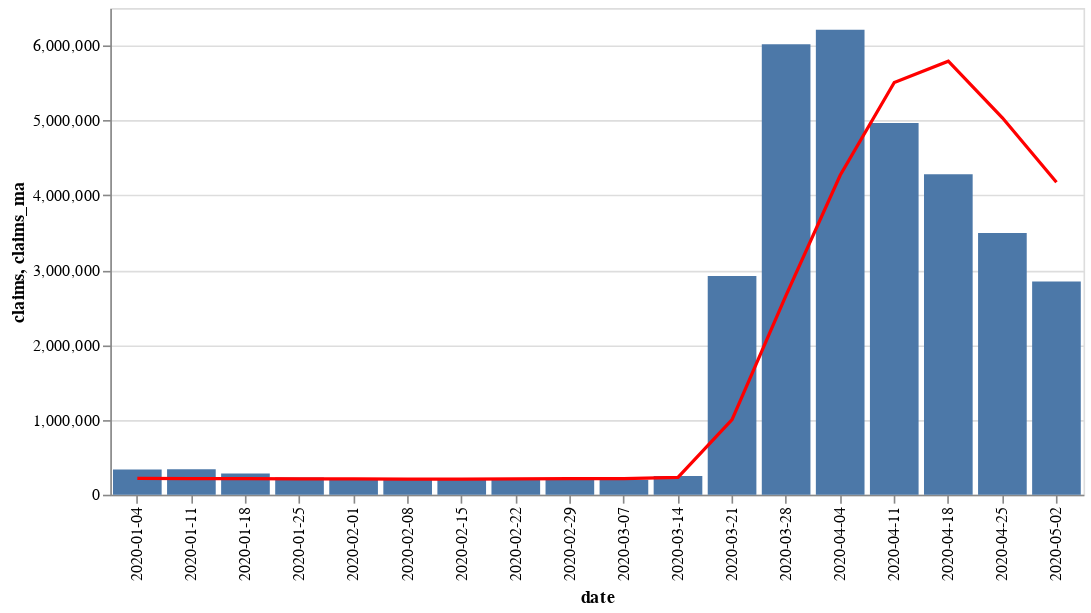

Here is the notebook cell this chart was saved with:
### Markdown cell above
## National Graph

This shows the total number of national unemployement claims filed on a weekly basis starting at the beginning of the year. The red line is the 4-week moving average of the seasonal adjusted number of unemployment claims per week.

### Code cell
base = alt.Chart(nat_claims).encode(x='date')

bar = base.mark_bar().encode(y='claims')

line =  base.mark_line(color='red').encode(
    y='claims_ma'
)

(bar + line).properties(width=600)

### Figure 1 — Vega-Lite specification as saved in the notebook (floating-point values rounded to 4 significant figures)
{"config": {"view": {"continuousWidth": 400, "continuousHeight": 300}}, "layer": [{"mark": "bar", "encoding": {"x": {"type": "nominal", "field": "date"}, "y": {"type": "quantitative", "field": "claims"}}}, {"mark": {"type": "line", "color": "red"}, "encoding": {"x": {"type": "nominal", "field": "date"}, "y": {"type": "quantitative", "field": "claims_ma"}}}], "data": {"name": "data-3dd755020fb79716f23043daf1657a7f"}, "width": 600, "$schema": "https://vega.github.io/schema/vega-lite/v4.8.1.json", "datasets": {"data-3dd755020fb79716f23043daf1657a7f": [{"date": "2020-01-04", "claims": 335480, "claims_sa": 212000, "claims_ma": 219750, "insured_newly_unemployed_rate": 0.23, "covered_employment": 145230691, "pct_lastweek": 7.3, "pct_lastyear": -4.3, "pct_lastweek_sa": -3.6, "pct_lastyear_sa": -3.6, "pct_lastweek_ma": -2.8, "pct_lastyear_ma": -0.5, "cont_claims": 2249000.0, "cont_claims_sa": 1759000.0, "cont_claims_ma": 1744000.0, "insured_unemployed_rate": 1.55, "insured_unemployed_rate_sa": 1.21, "cont_claims_pct_lastweek": 4.7, "cont_claims_pct_lastyear": 3.5, "cont_claims_pct_lastweek_sa": -0.9, "cont_claims_pct_lastyear_sa": 2.9, "cont_claims_pct_lastweek_ma": 0.5, "cont_claims_pct_lastyear_ma": 2.3}, {"date": "2020-01-11", "claims": 338550, "claims_sa": 207000, "claims_ma": 214250, "insured_newly_unemployed_rate": 0.23, "covered_employment": 145230691, "pct_lastweek": 0.9, "pct_lastyear": -1.5, "pct_lastweek_sa": -2.4, "pct_lastyear_sa": -4.2, "pct_lastweek_ma": -2.5, "pct_lastyear_ma": -2.9, "cont_claims": 2142000.0, "cont_claims_sa": 1735000.0, "cont_claims_ma": 1749000.0, "insured_unemployed_rate": 1.47, "insured_unemployed_rate_sa": 1.19, "cont_claims_pct_lastweek": -4.8, "cont_claims_pct_lastyear": 2.5, "cont_claims_pct_lastweek_sa": -1.4, "cont_claims_pct_lastyear_sa": 2.0, "cont_claims_pct_lastweek_ma": 0.3, "cont_claims_pct_lastyear_ma": 2.5}, {"date": "2020-01-18", "claims": 282088, "claims_sa": 220000, "claims_ma": 214750, "insured_newly_unemployed_rate": 0.19, "covered_employment": 145230691, "pct_lastweek": -16.7, "pct_lastyear": 4.7, "pct_lastweek_sa": 6.3, "pct_lastyear_sa": 5.3, "pct_lastweek_ma": 0.2, "pct_lastyear_ma": -1.6, "cont_claims": 2079000.0, "cont_claims_sa": 1704000.0, "cont_claims_ma": 1743000.0, "insured_unemployed_rate": 1.43, "insured_unemployed_rate_sa": 1.17, "cont_claims_pct_lastweek": -2.9, "cont_claims_pct_lastyear": -2.2, "cont_claims_pct_lastweek_sa": -1.8, "cont_claims_pct_lastyear_sa": -2.2, "cont_claims_pct_lastweek_ma": -0.3, "cont_claims_pct_lastyear_ma": 2.0}, {"date": "2020-01-25", "claims": 229002, "claims_sa": 212000, "claims_ma": 212750, "insured_newly_unemployed_rate": 0.16, "covered_employment": 145230691, "pct_lastweek": -18.8, "pct_lastyear": -8.6, "pct_lastweek_sa": -3.6, "pct_lastyear_sa": -10.2, "pct_lastweek_ma": -0.9, "pct_lastyear_ma": -3.4, "cont_claims": 2153000.0, "cont_claims_sa": 1753000.0, "cont_claims_ma": 1738000.0, "insured_unemployed_rate": 1.48, "insured_unemployed_rate_sa": 1.21, "cont_claims_pct_lastweek": 3.5, "cont_claims_pct_lastyear": 2.6, "cont_claims_pct_lastweek_sa": 2.9, "cont_claims_pct_lastyear_sa": 2.2, "cont_claims_pct_lastweek_ma": -0.3, "cont_claims_pct_lastyear_ma": 1.2}, {"date": "2020-02-01", "claims": 224664, "claims_sa": 201000, "claims_ma": 210000, "insured_newly_unemployed_rate": 0.15, "covered_employment": 145230691, "pct_lastweek": -1.9, "pct_lastyear": -11.6, "pct_lastweek_sa": -5.2, "pct_lastyear_sa": -12.6, "pct_lastweek_ma": -1.3, "pct_lastyear_ma": -5.7, "cont_claims": 2088000.0, "cont_claims_sa": 1678000.0, "cont_claims_ma": 1718000.0, "insured_unemployed_rate": 1.44, "insured_unemployed_rate_sa": 1.16, "cont_claims_pct_lastweek": -3.0, "cont_claims_pct_lastyear": -2.6, "cont_claims_pct_lastweek_sa": -4.3, "cont_claims_pct_lastyear_sa": -2.5, "cont_claims_pct_lastweek_ma": -1.2, "cont_claims_pct_lastyear_ma": -0.1}, {"date": "2020-02-08", "claims": 219601, "claims_sa": 204000, "claims_ma": 209250, "insured_newly_unemployed_rate": 0.15, "covered_employment": 145230691, "pct_lastweek": -2.3, "pct_lastyear": -9.5, "pct_lastweek_sa": 1.5, "pct_lastyear_sa": -10.5, "pct_lastweek_ma": -0.4, "pct_lastyear_ma": -7.3, "cont_claims": 2099000.0, "cont_claims_sa": 1729000.0, "cont_claims_ma": 1716000.0, "insured_unemployed_rate": 1.45, "insured_unemployed_rate_sa": 1.19, "cont_claims_pct_lastweek": 0.6, "cont_claims_pct_lastyear": 0.7, "cont_claims_pct_lastweek_sa": 3.0, "cont_claims_pct_lastyear_sa": 0.8, "cont_claims_pct_lastweek_ma": -0.1, "cont_claims_pct_lastyear_ma": -0.4}, {"date": "2020-02-15", "claims": 209336, "claims_sa": 215000, "claims_ma": 208000, "insured_newly_unemployed_rate": 0.14, "covered_employment": 145230691, "pct_lastweek": -4.7, "pct_lastyear": -0.6, "pct_lastweek_sa": 5.4, "pct_lastyear_sa": -1.4, "pct_lastweek_ma": -0.6, "pct_lastyear_ma": -8.8, "cont_claims": 2062000.0, "cont_claims_sa": 1693000.0, "cont_claims_ma": 1713000.0, "insured_unemployed_rate": 1.42, "insured_unemployed_rate_sa": 1.17, "cont_claims_pct_lastweek": -1.8, "cont_claims_pct_lastyear": -3.0, "cont_claims_pct_lastweek_sa": -2.1, "cont_claims_pct_lastyear_sa": -2.8, "cont_claims_pct_lastweek_ma": -0.2, "cont_claims_pct_lastyear_ma": -0.6}, {"date": "2020-02-22", "claims": 199278, "claims_sa": 220000, "claims_ma": 210000, "insured_newly_unemployed_rate": 0.14, "covered_employment": 145230691, "pct_lastweek": -4.8, "pct_lastyear": -1.9, "pct_lastweek_sa": 2.3, "pct_lastyear_sa": -1.8, "pct_lastweek_ma": 1.0, "pct_lastyear_ma": -6.7, "cont_claims": 2105000.0, "cont_claims_sa": 1720000.0, "cont_claims_ma": 1705000.0, "insured_unemployed_rate": 1.45, "insured_unemployed_rate_sa": 1.18, "cont_claims_pct_lastweek": 2.1, "cont_claims_pct_lastyear": -0.3, "cont_claims_pct_lastweek_sa": 1.6, "cont_claims_pct_lastyear_sa": -1.1, "cont_claims_pct_lastweek_ma": -0.5, "cont_claims_pct_lastyear_ma": -1.4}, {"date": "2020-02-29", "claims": 216982, "claims_sa": 217000, "claims_ma": 214000, "insured_newly_unemployed_rate": 0.15, "covered_employment": 145230691, "pct_lastweek": 8.9, "pct_lastyear": -1.6, "pct_lastweek_sa": -1.4, "pct_lastyear_sa": -1.4, "pct_lastweek_ma": 1.9, "pct_lastyear_ma": -3.8, "cont_claims": 2057000.0, "cont_claims_sa": 1699000.0, "cont_claims_ma": 1710000.0, "insured_unemployed_rate": 1.42, "insured_unemployed_rate_sa": 1.17, "cont_claims_pct_lastweek": -2.3, "cont_claims_pct_lastyear": -1.5, "cont_claims_pct_lastweek_sa": -1.2, "cont_claims_pct_lastyear_sa": -1.8, "cont_claims_pct_lastweek_ma": 0.3, "cont_claims_pct_lastyear_ma": -1.2}, {"date": "2020-03-07", "claims": 200382, "claims_sa": 211000, "claims_ma": 215750, "insured_newly_unemployed_rate": 0.14, "covered_employment": 145230691, "pct_lastweek": -7.7, "pct_lastyear": -4.3, "pct_lastweek_sa": -2.8, "pct_lastyear_sa": -5.8, "pct_lastweek_ma": 0.8, "pct_lastyear_ma": -2.6, "cont_claims": 1977000.0, "cont_claims_sa": 1702000.0, "cont_claims_ma": 1704000.0, "insured_unemployed_rate": 1.36, "insured_unemployed_rate_sa": 1.17, "cont_claims_pct_lastweek": -3.9, "cont_claims_pct_lastyear": -1.5, "cont_claims_pct_lastweek_sa": 0.2, "cont_claims_pct_lastyear_sa": -1.8, "cont_claims_pct_lastweek_ma": -0.4, "cont_claims_pct_lastyear_ma": -1.9}, {"date": "2020-03-14", "claims": 251416, "claims_sa": 282000, "claims_ma": 232500, "insured_newly_unemployed_rate": 0.17, "covered_employment": 145230691, "pct_lastweek": 25.5, "pct_lastyear": 29.4, "pct_lastweek_sa": 33.6, "pct_lastyear_sa": 28.8, "pct_lastweek_ma": 7.8, "pct_lastyear_ma": 4.8, "cont_claims": 2075000.0, "cont_claims_sa": 1784000.0, "cont_claims_ma": 1726000.0, "insured_unemployed_rate": 1.43, "insured_unemployed_rate_sa": 1.23, "cont_claims_pct_lastweek": 4.9, "cont_claims_pct_lastyear": 3.3, "cont_claims_pct_lastweek_sa": 4.8, "cont_claims_pct_lastyear_sa": 3.0, "cont_claims_pct_lastweek_ma": 1.3, "cont_claims_pct_lastyear_ma": -0.4}, {"date": "2020-03-21", "claims": 2920162, "claims_sa": 3307000, "claims_ma": 1004250, "insured_newly_unemployed_rate": 2.01, "covered_employment": 145230691, "pct_lastweek": 1062.0, "pct_lastyear": 1437.0, "pct_lastweek_sa": 1073.0, "pct_lastyear_sa": 1438.0, "pct_lastweek_ma": 331.9, "pct_lastyear_ma": 357.5, "cont_claims": 3417000.0, "cont_claims_sa": 3059000.0, "cont_claims_ma": 2061000.0, "insured_unemployed_rate": 2.35, "insured_unemployed_rate_sa": 2.11, "cont_claims_pct_lastweek": 64.7, "cont_claims_pct_lastyear": 79.0, "cont_claims_pct_lastweek_sa": 71.5, "cont_claims_pct_lastyear_sa": 78.0, "cont_claims_pct_lastweek_ma": 19.4, "cont_claims_pct_lastyear_ma": 19.2}, {"date": "2020-03-28", "claims": 6015821, "claims_sa": 6867000, "claims_ma": 2666750, "insured_newly_unemployed_rate": 4.14, "covered_employment": 145230691, "pct_lastweek": 106.0, "pct_lastyear": 3174.0, "pct_lastweek_sa": 107.7, "pct_lastyear_sa": 3154.0, "pct_lastweek_ma": 165.5, "pct_lastyear_ma": 1128.0, "cont_claims": 8168000.0, "cont_claims_sa": 7446000.0, "cont_claims_ma": 3498000.0, "insured_unemployed_rate": 5.62, "insured_unemployed_rate_sa": 5.13, "cont_claims_pct_lastweek": 139.1, "cont_claims_pct_lastyear": 338.8, "cont_claims_pct_lastweek_sa": 143.4, "cont_claims_pct_lastyear_sa": 336.7, "cont_claims_pct_lastweek_ma": 69.7, "cont_claims_pct_lastyear_ma": 103.1}, {"date": "2020-04-04", "claims": 6211406, "claims_sa": 6615000, "claims_ma": 4267750, "insured_newly_unemployed_rate": 4.26, "covered_employment": 145671710, "pct_lastweek": 3.3, "pct_lastyear": 3068.0, "pct_lastweek_sa": -3.7, "pct_lastyear_sa": 3159.0, "pct_lastweek_ma": 60.0, "pct_lastyear_ma": 1913.0, "cont_claims": 12460000.0, "cont_claims_sa": 11910000.0, "cont_claims_ma": 6051000.0, "insured_unemployed_rate": 8.55, "insured_unemployed_rate_sa": 8.18, "cont_claims_pct_lastweek": 52.6, "cont_claims_pct_lastyear": 620.3, "cont_claims_pct_lastweek_sa": 60.0, "cont_claims_pct_lastyear_sa": 614.7, "cont_claims_pct_lastweek_ma": 73.0, "cont_claims_pct_lastyear_ma": 254.7}, {"date": "2020-04-11", "claims": 4965046, "claims_sa": 5237000, "claims_ma": 5506500, "insured_newly_unemployed_rate": 3.41, "covered_employment": 145671710, "pct_lastweek": -20.1, "pct_lastyear": 2428.0, "pct_lastweek_sa": -20.8, "pct_lastyear_sa": 2480.0, "pct_lastweek_ma": 29.0, "pct_lastyear_ma": 2547.0, "cont_claims": 16280000.0, "cont_claims_sa": 15820000.0, "cont_claims_ma": 9560000.0, "insured_unemployed_rate": 11.17, "insured_unemployed_rate_sa": 10.86, "cont_claims_pct_lastweek": 30.6, "cont_claims_pct_lastyear": 855.5, "cont_claims_pct_lastweek_sa": 32.8, "cont_claims_pct_lastyear_sa": 853.5, "cont_claims_pct_lastweek_ma": 58.0, "cont_claims_pct_lastyear_ma": 466.5}, {"date": "2020-04-18", "claims": 4281648, "claims_sa": 4442000, "claims_ma": 5790250, "insured_newly_unemployed_rate": 2.94, "covered_employment": 145671710, "pct_lastweek": -13.8, "pct_lastyear": 1922.0, "pct_lastweek_sa": -15.2, "pct_lastyear_sa": 1866.0, "pct_lastweek_ma": 5.2, "pct_lastyear_ma": 2647.0, "cont_claims": 17790000.0, "cont_claims_sa": 18010000.0, "cont_claims_ma": 13300000.0, "insured_unemployed_rate": 12.22, "insured_unemployed_rate_sa": 12.36, "cont_claims_pct_lastweek": 9.3, "cont_claims_pct_lastyear": 979.9, "cont_claims_pct_lastweek_sa": 13.9, "cont_claims_pct_lastyear_sa": 970.8, "cont_claims_pct_lastweek_ma": 39.1, "cont_claims_pct_lastyear_ma": 692.3}, {"date": "2020-04-25", "claims": 3495703, "claims_sa": 3846000, "claims_ma": 5035000, "insured_newly_unemployed_rate": 2.4, "covered_employment": 145671710, "pct_lastweek": -18.4, "pct_lastyear": 1607.0, "pct_lastweek_sa": -13.4, "pct_lastyear_sa": 1572.0, "pct_lastweek_ma": -13.0, "pct_lastyear_ma": 2236.0, "cont_claims": 22040000.0, "cont_claims_sa": 22650000.0, "cont_claims_ma": 17100000.0, "insured_unemployed_rate": 15.13, "insured_unemployed_rate_sa": 15.55, "cont_claims_pct_lastweek": 23.8, "cont_claims_pct_lastyear": 1249.0, "cont_claims_pct_lastweek_sa": 25.7, "cont_claims_pct_lastyear_sa": 1245.0, "cont_claims_pct_lastweek_ma": 28.6, "cont_claims_pct_lastyear_ma": 922.0}, {"date": "2020-05-02", "claims": 2849090, "claims_sa": 3169000, "claims_ma": 4173500, "insured_newly_unemployed_rate": 1.96, "covered_employment": 145671710, "pct_lastweek": -18.5, "pct_lastyear": 1296.0, "pct_lastweek_sa": -17.6, "pct_lastyear_sa": 1308.0, "pct_lastweek_ma": -17.1, "pct_lastyear_ma": 1788.0, "cont_claims": null, "cont_claims_sa": null, "cont_claims_ma": null, "insured_unemployed_rate": null, "insured_unemployed_rate_sa": null, "cont_claims_pct_lastweek": null, "cont_claims_pct_lastyear": null, "cont_claims_pct_lastweek_sa": null, "cont_claims_pct_lastyear_sa": null, "cont_claims_pct_lastweek_ma": null, "cont_claims_pct_lastyear_ma": null}]}}
